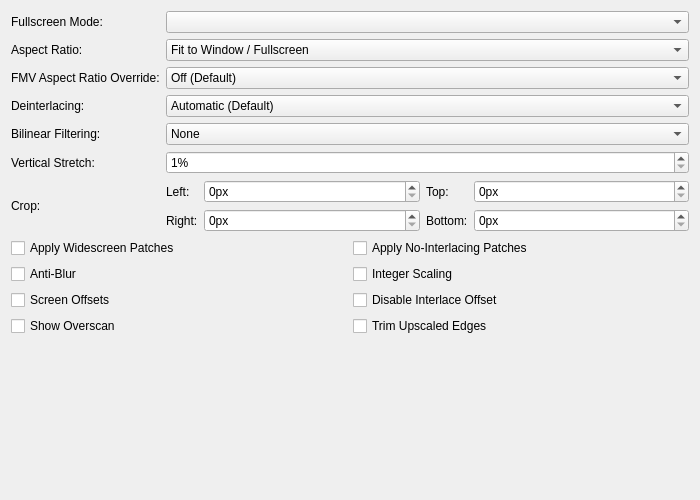
<?xml version="1.0" encoding="UTF-8"?>
<ui version="4.0">
 <class>GraphicsDisplaySettingsTab</class>
 <widget class="QWidget" name="GraphicsDisplaySettingsTab">
  <property name="geometry">
   <rect>
    <x>0</x>
    <y>0</y>
    <width>700</width>
    <height>500</height>
   </rect>
  </property>
  <property name="sizePolicy">
   <sizepolicy hsizetype="Expanding" vsizetype="Preferred">
    <horstretch>0</horstretch>
    <verstretch>0</verstretch>
   </sizepolicy>
  </property>
  <property name="windowTitle">
   <string/>
  </property>
  <layout class="QGridLayout" name="gridLayout" columnstretch="0,1">
   <item row="3" column="0">
    <widget class="QLabel" name="interlacingLabel">
     <property name="text">
      <string>Deinterlacing:</string>
     </property>
     <property name="buddy">
      <cstring>interlacing</cstring>
     </property>
    </widget>
   </item>
   <item row="0" column="1">
    <widget class="QComboBox" name="fullscreenModes"/>
   </item>
   <item row="7" column="0" colspan="2">
    <layout class="QGridLayout" name="displayGridLayout">
     <item row="1" column="1">
      <widget class="QCheckBox" name="integerScaling">
       <property name="text">
        <string>Integer Scaling</string>
       </property>
      </widget>
     </item>
     <item row="0" column="0">
      <widget class="QCheckBox" name="widescreenPatches">
       <property name="text">
        <string>Apply Widescreen Patches</string>
       </property>
      </widget>
     </item>
     <item row="0" column="1">
      <widget class="QCheckBox" name="noInterlacingPatches">
       <property name="text">
        <string>Apply No-Interlacing Patches</string>
       </property>
      </widget>
     </item>
     <item row="1" column="0">
      <widget class="QCheckBox" name="PCRTCAntiBlur">
       <property name="text">
        <string>Anti-Blur</string>
       </property>
       <property name="shortcut">
        <string>Ctrl+S</string>
       </property>
      </widget>
     </item>
     <item row="2" column="1">
      <widget class="QCheckBox" name="disableInterlaceOffset">
       <property name="text">
        <string>Disable Interlace Offset</string>
       </property>
      </widget>
     </item>
     <item row="2" column="0">
      <widget class="QCheckBox" name="PCRTCOffsets">
       <property name="text">
        <string>Screen Offsets</string>
       </property>
      </widget>
     </item>
     <item row="3" column="0">
      <widget class="QCheckBox" name="PCRTCOverscan">
       <property name="text">
        <string>Show Overscan</string>
       </property>
      </widget>
     </item>
     <item row="3" column="1">
      <widget class="QCheckBox" name="trimUpscaledEdges">
       <property name="text">
        <string>Trim Upscaled Edges</string>
       </property>
      </widget>
     </item>
    </layout>
   </item>
   <item row="2" column="0">
    <widget class="QLabel" name="fmvAspectRatioLabel">
     <property name="text">
      <string>FMV Aspect Ratio Override:</string>
     </property>
     <property name="buddy">
      <cstring>fmvAspectRatio</cstring>
     </property>
    </widget>
   </item>
   <item row="1" column="1">
    <widget class="QComboBox" name="aspectRatio">
     <item>
      <property name="text">
       <string>Fit to Window / Fullscreen</string>
      </property>
     </item>
     <item>
      <property name="text">
       <string>Auto Standard (4:3 Interlaced / 3:2 Progressive)</string>
      </property>
     </item>
     <item>
      <property name="text">
       <string>Standard (4:3)</string>
      </property>
     </item>
     <item>
      <property name="text">
       <string>Widescreen (16:9)</string>
      </property>
     </item>
     <item>
      <property name="text">
       <string>Native/Full (10:7)</string>
      </property>
     </item>
    </widget>
   </item>
   <item row="4" column="1">
    <widget class="QComboBox" name="bilinearFiltering">
     <item>
      <property name="text">
       <string>None</string>
      </property>
     </item>
     <item>
      <property name="text">
       <string extracomment="Smooth: Refers to the texture clarity.">Bilinear (Smooth)</string>
      </property>
     </item>
     <item>
      <property name="text">
       <string extracomment="Sharp: Refers to the texture clarity.">Bilinear (Sharp)</string>
      </property>
     </item>
    </widget>
   </item>
   <item row="5" column="0">
    <widget class="QLabel" name="verticalStretchLabel">
     <property name="text">
      <string>Vertical Stretch:</string>
     </property>
     <property name="buddy">
      <cstring>stretchY</cstring>
     </property>
    </widget>
   </item>
   <item row="0" column="0">
    <widget class="QLabel" name="fsModeLabel">
     <property name="text">
      <string>Fullscreen Mode:</string>
     </property>
     <property name="buddy">
      <cstring>fullscreenModes</cstring>
     </property>
    </widget>
   </item>
   <item row="4" column="0">
    <widget class="QLabel" name="billinearLabel">
     <property name="text">
      <string>Bilinear Filtering:</string>
     </property>
     <property name="buddy">
      <cstring>bilinearFiltering</cstring>
     </property>
    </widget>
   </item>
   <item row="2" column="1">
    <widget class="QComboBox" name="fmvAspectRatio">
     <item>
      <property name="text">
       <string>Off (Default)</string>
      </property>
     </item>
     <item>
      <property name="text">
       <string>Auto Standard (4:3 Interlaced / 3:2 Progressive)</string>
      </property>
     </item>
     <item>
      <property name="text">
       <string>Standard (4:3)</string>
      </property>
     </item>
     <item>
      <property name="text">
       <string>Widescreen (16:9)</string>
      </property>
     </item>
     <item>
      <property name="text">
       <string>Native/Full (10:7)</string>
      </property>
     </item>
    </widget>
   </item>
   <item row="6" column="0">
    <widget class="QLabel" name="cropLabel">
     <property name="text">
      <string>Crop:</string>
     </property>
    </widget>
   </item>
   <item row="1" column="0">
    <widget class="QLabel" name="aspectRatioLabel">
     <property name="text">
      <string>Aspect Ratio:</string>
     </property>
     <property name="buddy">
      <cstring>aspectRatio</cstring>
     </property>
    </widget>
   </item>
   <item row="3" column="1">
    <widget class="QComboBox" name="interlacing">
     <item>
      <property name="text">
       <string>Automatic (Default)</string>
      </property>
     </item>
     <item>
      <property name="text">
       <string>No Deinterlacing</string>
      </property>
     </item>
     <item>
      <property name="text">
       <string extracomment="Weave: deinterlacing method that can be translated or left as-is in English. Sawtooth: refers to the jagged effect weave deinterlacing has on motion.">Weave (Top Field First, Sawtooth)</string>
      </property>
     </item>
     <item>
      <property name="text">
       <string extracomment="Weave: deinterlacing method that can be translated or left as-is in English. Sawtooth: refers to the jagged effect weave deinterlacing has on motion.">Weave (Bottom Field First, Sawtooth)</string>
      </property>
     </item>
     <item>
      <property name="text">
       <string extracomment="Bob: deinterlacing method that refers to the way it makes video look like it's bobbing up and down.">Bob (Top Field First, Full Frames)</string>
      </property>
     </item>
     <item>
      <property name="text">
       <string extracomment="Bob: deinterlacing method that refers to the way it makes video look like it's bobbing up and down.">Bob (Bottom Field First, Full Frames)</string>
      </property>
     </item>
     <item>
      <property name="text">
       <string extracomment="Blend: deinterlacing method that blends the colors of the two frames, can be translated or left as-is in English.">Blend (Top Field First, Merge 2 Fields)</string>
      </property>
     </item>
     <item>
      <property name="text">
       <string extracomment="Blend: deinterlacing method that blends the colors of the two frames, can be translated or left as-is in English.">Blend (Bottom Field First, Merge 2 Fields)</string>
      </property>
     </item>
     <item>
      <property name="text">
       <string extracomment="Adaptive: deinterlacing method that should be translated.">Adaptive (Top Field First, Similar to Bob + Weave)</string>
      </property>
     </item>
     <item>
      <property name="text">
       <string extracomment="Adaptive: deinterlacing method that should be translated.">Adaptive (Bottom Field First, Similar to Bob + Weave)</string>
      </property>
     </item>
    </widget>
   </item>
   <item row="5" column="1">
    <widget class="QSpinBox" name="stretchY">
     <property name="suffix">
      <string extracomment="Percentage sign that shows next to a value. You might want to add a space before if your language requires it.">%</string>
     </property>
     <property name="minimum">
      <number>1</number>
     </property>
     <property name="maximum">
      <number>300</number>
     </property>
    </widget>
   </item>
   <item row="8" column="0">
    <spacer name="verticalSpacer">
     <property name="orientation">
      <enum>Qt::Orientation::Vertical</enum>
     </property>
     <property name="sizeHint" stdset="0">
      <size>
       <width>20</width>
       <height>0</height>
      </size>
     </property>
    </spacer>
   </item>
   <item row="6" column="1">
    <layout class="QGridLayout" name="gridLayout_2" columnstretch="0,1,0,1">
     <item row="0" column="3">
      <widget class="QSpinBox" name="cropTop">
       <property name="suffix">
        <string>px</string>
       </property>
       <property name="maximum">
        <number>1000</number>
       </property>
      </widget>
     </item>
     <item row="0" column="2">
      <widget class="QLabel" name="cropTopLabel">
       <property name="text">
        <string extracomment="Warning: short space constraints. Abbreviate if necessary.">Top:</string>
       </property>
       <property name="buddy">
        <cstring>cropTop</cstring>
       </property>
      </widget>
     </item>
     <item row="0" column="0">
      <widget class="QLabel" name="cropLeftLabel">
       <property name="text">
        <string extracomment="Warning: short space constraints. Abbreviate if necessary.">Left:</string>
       </property>
       <property name="buddy">
        <cstring>cropLeft</cstring>
       </property>
      </widget>
     </item>
     <item row="0" column="1">
      <widget class="QSpinBox" name="cropLeft">
       <property name="suffix">
        <string>px</string>
       </property>
       <property name="maximum">
        <number>1000</number>
       </property>
      </widget>
     </item>
     <item row="1" column="0">
      <widget class="QLabel" name="cropRightLabel">
       <property name="text">
        <string extracomment="Warning: short space constraints. Abbreviate if necessary.">Right:</string>
       </property>
       <property name="buddy">
        <cstring>cropRight</cstring>
       </property>
      </widget>
     </item>
     <item row="1" column="1">
      <widget class="QSpinBox" name="cropRight">
       <property name="suffix">
        <string>px</string>
       </property>
       <property name="maximum">
        <number>1000</number>
       </property>
      </widget>
     </item>
     <item row="1" column="2">
      <widget class="QLabel" name="cropBottomLabel">
       <property name="text">
        <string extracomment="Warning: short space constraints. Abbreviate if necessary.">Bottom:</string>
       </property>
       <property name="buddy">
        <cstring>cropBottom</cstring>
       </property>
      </widget>
     </item>
     <item row="1" column="3">
      <widget class="QSpinBox" name="cropBottom">
       <property name="suffix">
        <string>px</string>
       </property>
       <property name="maximum">
        <number>1000</number>
       </property>
      </widget>
     </item>
    </layout>
   </item>
  </layout>
 </widget>
 <tabstops>
  <tabstop>fullscreenModes</tabstop>
  <tabstop>aspectRatio</tabstop>
  <tabstop>fmvAspectRatio</tabstop>
  <tabstop>interlacing</tabstop>
  <tabstop>bilinearFiltering</tabstop>
  <tabstop>stretchY</tabstop>
  <tabstop>cropLeft</tabstop>
  <tabstop>cropRight</tabstop>
  <tabstop>cropTop</tabstop>
  <tabstop>cropBottom</tabstop>
  <tabstop>widescreenPatches</tabstop>
  <tabstop>noInterlacingPatches</tabstop>
  <tabstop>PCRTCAntiBlur</tabstop>
  <tabstop>integerScaling</tabstop>
  <tabstop>PCRTCOffsets</tabstop>
  <tabstop>disableInterlaceOffset</tabstop>
  <tabstop>PCRTCOverscan</tabstop>
  <tabstop>trimUpscaledEdges</tabstop>
 </tabstops>
 <resources/>
 <connections/>
</ui>
